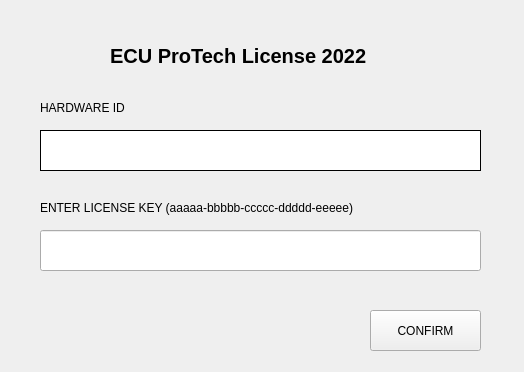
<?xml version="1.0" encoding="UTF-8"?>
<ui version="4.0">
 <class>MainWindow</class>
 <widget class="QMainWindow" name="MainWindow">
  <property name="geometry">
   <rect>
    <x>0</x>
    <y>0</y>
    <width>524</width>
    <height>372</height>
   </rect>
  </property>
  <property name="windowTitle">
   <string>MainWindow</string>
  </property>
  <widget class="QWidget" name="ValidationWindow">
   <widget class="QLineEdit" name="license_box">
    <property name="geometry">
     <rect>
      <x>40</x>
      <y>230</y>
      <width>441</width>
      <height>41</height>
     </rect>
    </property>
   </widget>
   <widget class="QLabel" name="id_label">
    <property name="geometry">
     <rect>
      <x>40</x>
      <y>100</y>
      <width>161</width>
      <height>16</height>
     </rect>
    </property>
    <property name="text">
     <string>HARDWARE ID</string>
    </property>
   </widget>
   <widget class="QLabel" name="key_label">
    <property name="geometry">
     <rect>
      <x>40</x>
      <y>200</y>
      <width>441</width>
      <height>16</height>
     </rect>
    </property>
    <property name="text">
     <string>ENTER LICENSE KEY (aaaaa-bbbbb-ccccc-ddddd-eeeee)</string>
    </property>
   </widget>
   <widget class="QPushButton" name="confirm">
    <property name="geometry">
     <rect>
      <x>370</x>
      <y>310</y>
      <width>111</width>
      <height>41</height>
     </rect>
    </property>
    <property name="sizePolicy">
     <sizepolicy hsizetype="Maximum" vsizetype="Fixed">
      <horstretch>0</horstretch>
      <verstretch>0</verstretch>
     </sizepolicy>
    </property>
    <property name="text">
     <string>CONFIRM</string>
    </property>
   </widget>
   <widget class="QLabel" name="hardware_id_label">
    <property name="geometry">
     <rect>
      <x>40</x>
      <y>130</y>
      <width>441</width>
      <height>41</height>
     </rect>
    </property>
    <property name="autoFillBackground">
     <bool>false</bool>
    </property>
    <property name="styleSheet">
     <string notr="true">background-color: rgb(255, 255, 255);
border: 1px solid black;
</string>
    </property>
    <property name="text">
     <string/>
    </property>
   </widget>
   <widget class="QLabel" name="header_text">
    <property name="geometry">
     <rect>
      <x>110</x>
      <y>30</y>
      <width>321</width>
      <height>51</height>
     </rect>
    </property>
    <property name="styleSheet">
     <string notr="true">font-weight: bold;
font-size: 20px;
</string>
    </property>
    <property name="text">
     <string>ECU ProTech License 2022</string>
    </property>
   </widget>
  </widget>
 </widget>
 <resources/>
 <connections/>
</ui>
